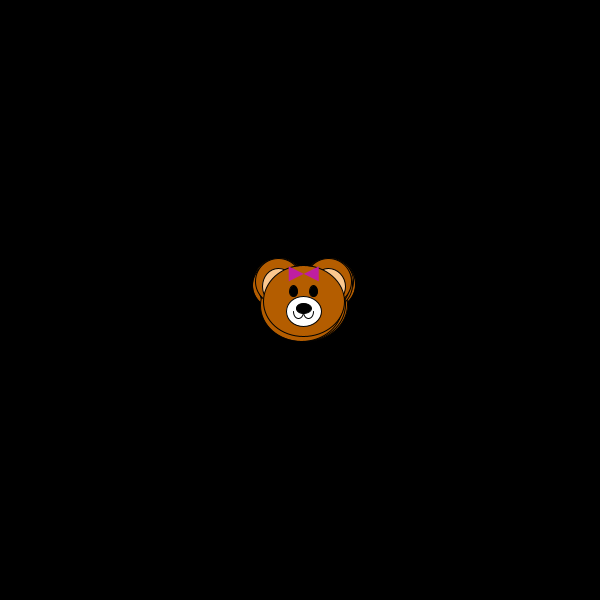
Frame 1 (no input)
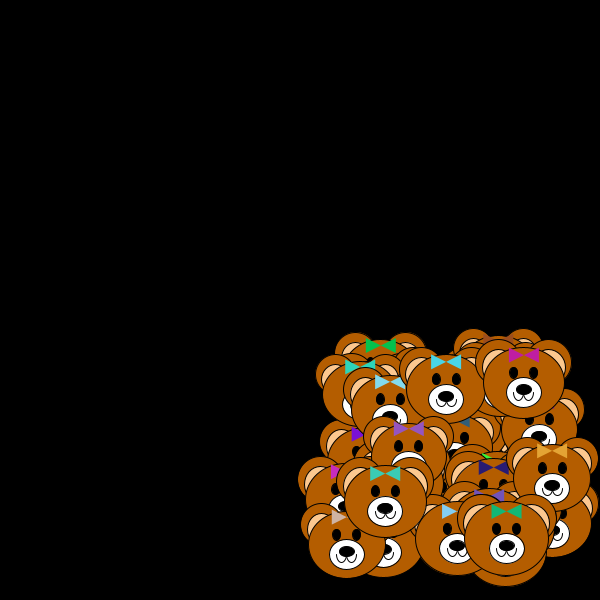
Frame 60 (the mouse pressed at the canvas centre just before this capture)
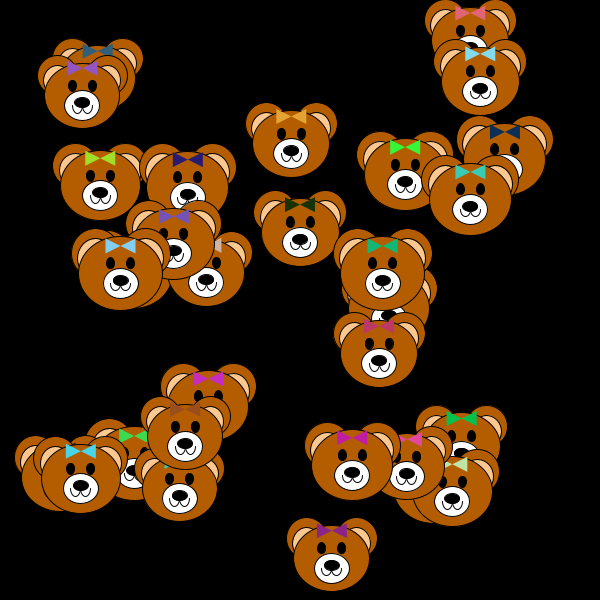
Frame 120 (the mouse held since frame 60 and released just before this capture)

The Processing sketch that drew these frames (run headless with seeded random() and noise(); from frame 60 on, the mouse is pressed at the canvas centre):

// Processing sketch: processing_168529
// ── processing_168529.pde

int num_ossos = 30;

float[] posicionsX = new float[num_ossos];
float[] posicionsY = new float[num_ossos];
float[]velocitatsX = new float[num_ossos];
float[] velocitatsY = new float[num_ossos];
int[] sz = new int [num_ossos];
color [] color_ossos = new int [num_ossos];

void setup(){
  size(600,600);
  //inicialitzem posicions i velocitats:
  for(int i= 0; i<num_ossos; i++)
  {
    posicionsX [i] = width/2;
    posicionsY [i] = height/2;
    velocitatsX [i] = random(1,8);
    velocitatsY [i]= random(1,8);
    sz[i]= int(random(20,30));
 color_ossos[i] = color (int(random(255)),int(random(255)),int(random(255)));
}
}
void draw(){
  background(0);
for(int i= 0; i<num_ossos; i++)
  {
    

    modificar_pos(i);
    comprovar_lim(i);
    dibuixar_personatge(i);
    
}
}

void modificar_pos(int _i)
{
    posicionsX[_i]  += velocitatsX [_i];
    posicionsY[_i]  += velocitatsY [_i];
}


void comprovar_lim(int _i)
{
    //comprobem lÃmits X
    if((posicionsX[_i] < sz[_i]+25)||(posicionsX[_i] > width-sz[_i]-25)){
      velocitatsX [_i] = -velocitatsX[_i] ;
    } 
    //comprobem lÃmits Y
    if((posicionsY[_i] < sz[_i]+20)||(posicionsY[_i] >height-sz[_i]-22.5)){
      velocitatsY[_i]  = -velocitatsY[_i] ;
    } 
}

void dibuixar_personatge(int _i)
{
 
//orelles grans
fill(#B45D00);
ellipse(posicionsX[_i]+25,posicionsY[_i]-20,sz[_i]+20,sz[_i]+20);
ellipse(posicionsX[_i]-25,posicionsY[_i]-20,sz[_i]+20,sz[_i]+20);
//orelles petites
fill(#FCC88F);
ellipse(posicionsX[_i]+25,posicionsY[_i]-15,sz[_i]+7,sz[_i]+10);
ellipse(posicionsX[_i]-25,posicionsY[_i]-15,sz[_i]+7,sz[_i]+10);
//cap
fill(#B45D00);
ellipse(posicionsX[_i],posicionsY[_i], sz[_i]+55,sz[_i]+45);  
//morro
fill(255,255,255);
ellipse(posicionsX[_i],posicionsY[_i]+10,35,30);
//nas
fill(0,0,0);
ellipse(posicionsX[_i], posicionsY[_i]+7,15,10);
//ulls
ellipse(posicionsX[_i]+10,posicionsY[_i]-10,8,11);
ellipse(posicionsX[_i]-10,posicionsY[_i]-10,8,11);
//llaç
noStroke();
fill(color_ossos[_i]);
quad(posicionsX[_i]-15,posicionsY[_i]-35,posicionsX[_i]+15,posicionsY[_i]-20,posicionsX[_i]+15,posicionsY[_i]-35,posicionsX[_i]-15,posicionsY[_i]-20);
//boca
noFill();
stroke(0);
strokeWeight(1);
arc(posicionsX[_i]-5,posicionsY[_i]+10,10,15, 0, radians(180));
arc(posicionsX[_i]+5,posicionsY[_i]+10,10,15, 0, radians(180));
}
